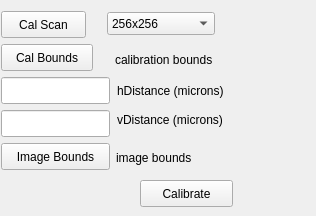
         <widget class="QWidget" name="tab_6">
          <attribute name="title">
           <string>Calibrate</string>
          </attribute>
          <widget class="QLineEdit" name="hDistance">
           <property name="geometry">
            <rect>
             <x>1</x>
             <y>77</y>
             <width>109</width>
             <height>27</height>
            </rect>
           </property>
          </widget>
          <widget class="QLineEdit" name="vDistance">
           <property name="geometry">
            <rect>
             <x>1</x>
             <y>110</y>
             <width>109</width>
             <height>27</height>
            </rect>
           </property>
          </widget>
          <widget class="QPushButton" name="calBounds">
           <property name="geometry">
            <rect>
             <x>1</x>
             <y>44</y>
             <width>92</width>
             <height>27</height>
            </rect>
           </property>
           <property name="text">
            <string>Cal Bounds</string>
           </property>
          </widget>
          <widget class="QPushButton" name="writeCalibration">
           <property name="geometry">
            <rect>
             <x>140</x>
             <y>180</y>
             <width>93</width>
             <height>27</height>
            </rect>
           </property>
           <property name="text">
            <string>Calibrate</string>
           </property>
          </widget>
          <widget class="QLabel" name="label_13">
           <property name="geometry">
            <rect>
             <x>117</x>
             <y>82</y>
             <width>132</width>
             <height>17</height>
            </rect>
           </property>
           <property name="text">
            <string>hDistance (microns)</string>
           </property>
          </widget>
          <widget class="QLabel" name="label_14">
           <property name="geometry">
            <rect>
             <x>117</x>
             <y>111</y>
             <width>132</width>
             <height>17</height>
            </rect>
           </property>
           <property name="text">
            <string>vDistance (microns)</string>
           </property>
          </widget>
          <widget class="QLabel" name="calBoundsDislpay">
           <property name="geometry">
            <rect>
             <x>115</x>
             <y>51</y>
             <width>181</width>
             <height>17</height>
            </rect>
           </property>
           <property name="sizePolicy">
            <sizepolicy hsizetype="Expanding" vsizetype="Expanding">
             <horstretch>0</horstretch>
             <verstretch>0</verstretch>
            </sizepolicy>
           </property>
           <property name="text">
            <string>calibration bounds</string>
           </property>
          </widget>
          <widget class="QPushButton" name="imageBounds">
           <property name="geometry">
            <rect>
             <x>1</x>
             <y>143</y>
             <width>109</width>
             <height>27</height>
            </rect>
           </property>
           <property name="text">
            <string>Image Bounds</string>
           </property>
          </widget>
          <widget class="QLabel" name="imageBoundDisplay">
           <property name="geometry">
            <rect>
             <x>116</x>
             <y>149</y>
             <width>191</width>
             <height>17</height>
            </rect>
           </property>
           <property name="sizePolicy">
            <sizepolicy hsizetype="Expanding" vsizetype="Expanding">
             <horstretch>0</horstretch>
             <verstretch>0</verstretch>
            </sizepolicy>
           </property>
           <property name="text">
            <string>image bounds</string>
           </property>
          </widget>
          <widget class="QPushButton" name="CalScan">
           <property name="geometry">
            <rect>
             <x>1</x>
             <y>11</y>
             <width>85</width>
             <height>27</height>
            </rect>
           </property>
           <property name="text">
            <string>Cal Scan</string>
           </property>
          </widget>
          <widget class="QComboBox" name="ScanSize">
           <property name="geometry">
            <rect>
             <x>107</x>
             <y>12</y>
             <width>108</width>
             <height>23</height>
            </rect>
           </property>
           <item>
            <property name="text">
             <string>256x256</string>
            </property>
           </item>
           <item>
            <property name="text">
             <string>512x512</string>
            </property>
           </item>
           <item>
            <property name="text">
             <string>1024x1024</string>
            </property>
           </item>
           <item>
            <property name="text">
             <string>2048x2048</string>
            </property>
           </item>
          </widget>
         </widget>
